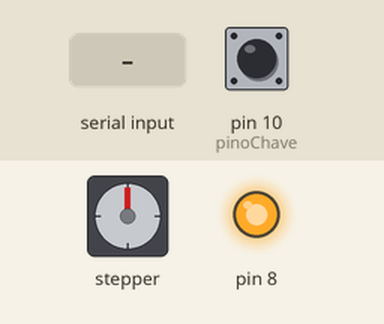
Simulated run of this sketch. Board: Arduino Uno, built with avr-gcc and run on an emulated ATmega328P. Parts: stepper motor, output pins drawn as LEDs (lit = HIGH). The test bench sets the inputs (shaded band); at power-on: pin 10 (pinoChave) HIGH. Stepper angles assume 200 steps per turn; what the sketch prints to the serial monitor is not drawn.

Above: at 1.2 s.
1.3 s: "1" received over Serial
At 2.3 s:
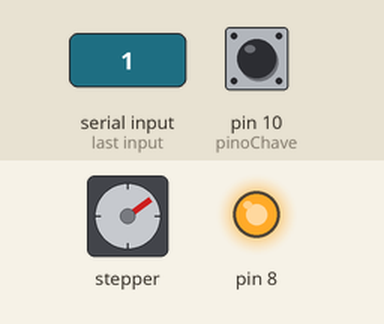
3.3 s: pin 10 (pinoChave) pulled LOW for 0.15 s
At 4.7 s:
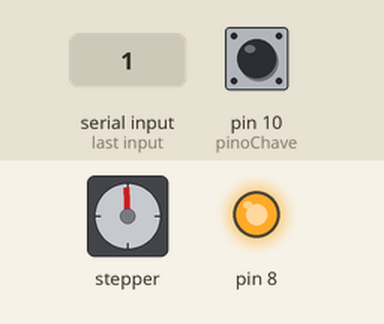
5.8 s: "6" received over Serial
At 6.0 s:
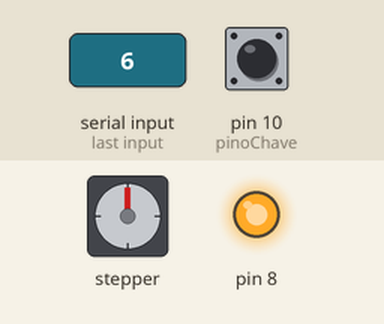
8.8 s: "4" received over Serial
Timing chart, 0 to 11.3 s (numbered marks = the images above; inputs shaded):
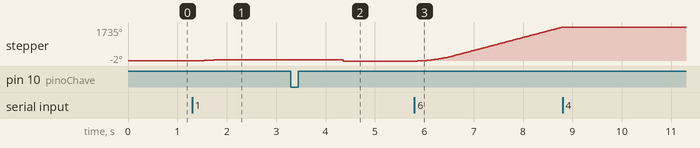

Measured:
- after the input at 1.3 s, stepper: turns 54° clockwise in 0.46 s, starting after 0.05 s
- after the input at 3.3 s, stepper: turns 56° counter-clockwise, starting after 1.1 s
- after the input at 5.8 s, stepper: keeps turning clockwise at about 589°/s, starting after 0.05 s

The sketch:

muff_firmware.ino
```cpp
/* Arduino firmware for the automatic MUFF v2.0 microscope positioner. */
/* Created by Gustavo Lelis (UFF) and Jorge Stolfi (UNICAMP), 2017-2018. */
/* Last edited on 2019-01-07 18:54:47 by stolfilocal */

#include <AccelStepper.h>
#include <muff_utils.h>
#include <muff_comandos.h>

// Estado interno do firmware:

int estados_dos_leds[num_bytes_leds]; // Bytes cujos bits indicam os estados correntes dos LEDs.

// Parametros do motor de passo principal (a ajustar experimentalmente):

int motor1_max_acel = 500;   // Aceleracao maxima (passos/segundo^2).

int desloc_ajuste_fino = 30;       // Passos a deslocar nos comandos '1', '2'.
int motor1_max_vel_fino = 80;      // Velocidade maxima no ajuste fino (passos/segundo).

int desloc_ajuste_grosso = 15000;  // Passos a deslocar nos comandos '6', e '7'.
int motor1_max_vel_grosso = 400;   // Velocidade maxima no ajuste grosseiro (passos/segundo).

int desloc_quadro = 0;             // Passos a deslocar no comando '5', definido pelo comando '4'.
int motor1_max_vel_quadro = 400;   // Velocidade maxima do comando '5' (passos/segundo).

const int pinoChave = 10; //PINO DIGITAL UTILIZADO PELA CHAVE FIM DE CURSO

AccelStepper motor1; // Configuracao e estado do motor.

void setup()
  { inicializa_porta_serial();

    inicializa_leds(estados_dos_leds);

    motor1 = inicializa_motor1(motor1_max_acel);

    pinMode(pinoChave, INPUT_PULLUP); //DEFINE O PINO COMO ENTRADA / "_PULLUP" É PARA ATIVAR O RESISTOR INTERNO DO ARDUINO PARA GARANTIR QUE NÃO EXISTA FLUTUAÇÃO ENTRE 0 (LOW) E 1 (HIGH)

    // Prompt em caso de interacao direta com usuario
    Serial.println("# Digite comando ('1', '2', etc) e clique em ENVIAR...");
  }

void processa_comando(int comando)
  {
    mostra_comando(comando);
    if (comando == '1')
      { comando_aciona_motor(&motor1, +desloc_ajuste_fino, motor1_max_vel_fino, 0); }
    else if (comando == '2')
      { comando_aciona_motor(&motor1, -desloc_ajuste_fino, motor1_max_vel_fino, 0); }
    else if (comando == '3')
      { comando_para_motor(&motor1); }
    else if (comando == '4')
      { comando_define_desloc_quadro(&desloc_quadro); }
    else if (comando == '5')
      { comando_aciona_motor(&motor1, desloc_quadro, motor1_max_vel_quadro, 1); }
    else if (comando == '+')
      { comando_aciona_leds(1,estados_dos_leds); }
    else if (comando == '-')
      { comando_aciona_leds(0,estados_dos_leds); }
    else if (comando == '6')
      { comando_aciona_motor(&motor1, +desloc_ajuste_grosso, motor1_max_vel_grosso, 0); }
    else if (comando == '7')
      { comando_aciona_motor(&motor1, -desloc_ajuste_grosso, motor1_max_vel_grosso, 0); }
    else if (comando == '8')
      { comando_define_max_acel(&motor1_max_acel); }
    else
      { muff_erro("comando invalido");  }

    // Notifica o usuario de que ocomando foi executado:
    Serial.print('0');
  }

void loop(void)
  // Loop principal do firmware.
  { // Gera pulsos para o motor se e como necessario:
    if (motor1.isRunning())
      { // Motor estah em movimento:
        // Serial.print('!'); Serial.print(motor1.distanceToGo());
        motor1.run();
      }
    else
      { // Motor estah parado, desligue alimentacao para poupar energia:
        motor1.disableOutputs();
      }
    // Verifica se ha comando:
    if (Serial.available() > 0)
      { // Chegou um comando:
        int comando = Serial.read();
        processa_comando(comando);
      }

    // Para o motor em caso de acionamento do sensor fim de curso
    if(digitalRead(pinoChave) == LOW)
      { //SE A LEITURA DO PINO FOR IGUAL A LOW, FAZ
        processa_comando('2');
        delay(1000);
        processa_comando('3');
      }
  }
```
